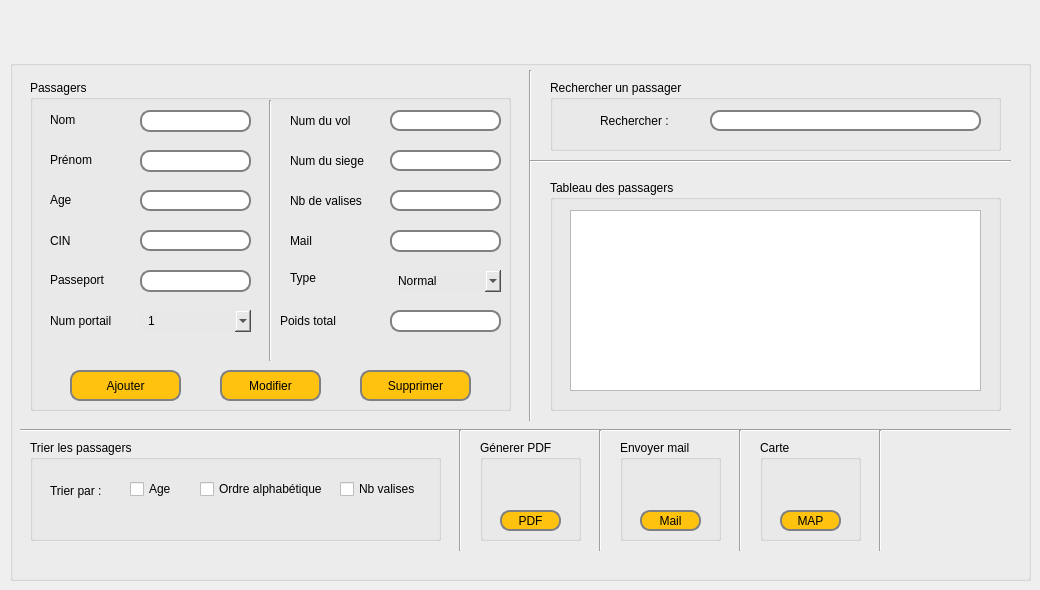
   <widget class="QWidget" name="tab_21">
    <attribute name="title">
     <string>Passagers</string>
    </attribute>
    <widget class="QGroupBox" name="groupBox_3">
     <property name="geometry">
      <rect>
       <x>10</x>
       <y>60</y>
       <width>1021</width>
       <height>521</height>
      </rect>
     </property>
     <widget class="QGroupBox" name="groupBox_20">
      <property name="geometry">
       <rect>
        <x>20</x>
        <y>20</y>
        <width>481</width>
        <height>331</height>
       </rect>
      </property>
      <property name="styleSheet">
       <string notr="true"/>
      </property>
      <property name="title">
       <string>Passagers</string>
      </property>
      <widget class="QLabel" name="label_48">
       <property name="geometry">
        <rect>
         <x>20</x>
         <y>29</y>
         <width>81</width>
         <height>21</height>
        </rect>
       </property>
       <property name="text">
        <string>Nom</string>
       </property>
      </widget>
      <widget class="QLabel" name="label_49">
       <property name="geometry">
        <rect>
         <x>20</x>
         <y>70</y>
         <width>81</width>
         <height>20</height>
        </rect>
       </property>
       <property name="text">
        <string>Prénom</string>
       </property>
      </widget>
      <widget class="QLabel" name="label_50">
       <property name="geometry">
        <rect>
         <x>20</x>
         <y>109</y>
         <width>81</width>
         <height>21</height>
        </rect>
       </property>
       <property name="text">
        <string>Age</string>
       </property>
      </widget>
      <widget class="QLineEdit" name="lineEdit_nom">
       <property name="geometry">
        <rect>
         <x>110</x>
         <y>30</y>
         <width>111</width>
         <height>22</height>
        </rect>
       </property>
       <property name="styleSheet">
        <string notr="true">background-color:rgb(255, 255, 255); 
border: 2px solid gray; 
border-radius: 10px; 
padding: 0 8px; 
selection-background-color: darkgray;</string>
       </property>
      </widget>
      <widget class="QLineEdit" name="lineEdit_prenom">
       <property name="geometry">
        <rect>
         <x>110</x>
         <y>70</y>
         <width>111</width>
         <height>22</height>
        </rect>
       </property>
       <property name="styleSheet">
        <string notr="true">background-color:rgb(255, 255, 255); 
border: 2px solid gray; 
border-radius: 10px; 
padding: 0 8px; 
selection-background-color: darkgray;</string>
       </property>
      </widget>
      <widget class="QLineEdit" name="lineEdit_valise">
       <property name="geometry">
        <rect>
         <x>360</x>
         <y>110</y>
         <width>111</width>
         <height>21</height>
        </rect>
       </property>
       <property name="styleSheet">
        <string notr="true">background-color:rgb(255, 255, 255); 
border: 2px solid gray; 
border-radius: 10px; 
padding: 0 8px; 
selection-background-color: darkgray;</string>
       </property>
      </widget>
      <widget class="QLabel" name="label_51">
       <property name="geometry">
        <rect>
         <x>20</x>
         <y>189</y>
         <width>91</width>
         <height>21</height>
        </rect>
       </property>
       <property name="text">
        <string>Passeport</string>
       </property>
      </widget>
      <widget class="QLabel" name="label_52">
       <property name="geometry">
        <rect>
         <x>260</x>
         <y>110</y>
         <width>91</width>
         <height>21</height>
        </rect>
       </property>
       <property name="text">
        <string>Nb de valises</string>
       </property>
      </widget>
      <widget class="QLineEdit" name="lineEdit_cin">
       <property name="geometry">
        <rect>
         <x>110</x>
         <y>150</y>
         <width>111</width>
         <height>21</height>
        </rect>
       </property>
       <property name="styleSheet">
        <string notr="true">background-color:rgb(255, 255, 255); 
border: 2px solid gray; 
border-radius: 10px; 
padding: 0 8px; 
selection-background-color: darkgray;</string>
       </property>
      </widget>
      <widget class="QLineEdit" name="lineEdit_pass">
       <property name="geometry">
        <rect>
         <x>110</x>
         <y>190</y>
         <width>111</width>
         <height>22</height>
        </rect>
       </property>
       <property name="styleSheet">
        <string notr="true">background-color:rgb(255, 255, 255); 
border: 2px solid gray; 
border-radius: 10px; 
padding: 0 8px; 
selection-background-color: darkgray;</string>
       </property>
      </widget>
      <widget class="QLineEdit" name="lineEdit_siege">
       <property name="geometry">
        <rect>
         <x>360</x>
         <y>70</y>
         <width>111</width>
         <height>21</height>
        </rect>
       </property>
       <property name="styleSheet">
        <string notr="true">background-color:rgb(255, 255, 255); 
border: 2px solid gray; 
border-radius: 10px; 
padding: 0 8px; 
selection-background-color: darkgray;</string>
       </property>
      </widget>
      <widget class="QLabel" name="label_53">
       <property name="geometry">
        <rect>
         <x>260</x>
         <y>30</y>
         <width>91</width>
         <height>21</height>
        </rect>
       </property>
       <property name="text">
        <string>Num du vol</string>
       </property>
      </widget>
      <widget class="QLabel" name="label_54">
       <property name="geometry">
        <rect>
         <x>260</x>
         <y>70</y>
         <width>91</width>
         <height>21</height>
        </rect>
       </property>
       <property name="text">
        <string>Num du siege</string>
       </property>
      </widget>
      <widget class="QLabel" name="label_55">
       <property name="geometry">
        <rect>
         <x>20</x>
         <y>150</y>
         <width>81</width>
         <height>21</height>
        </rect>
       </property>
       <property name="text">
        <string>CIN</string>
       </property>
      </widget>
      <widget class="QLabel" name="label_56">
       <property name="geometry">
        <rect>
         <x>260</x>
         <y>150</y>
         <width>91</width>
         <height>21</height>
        </rect>
       </property>
       <property name="text">
        <string>Mail</string>
       </property>
      </widget>
      <widget class="QLineEdit" name="lineEdit_mail">
       <property name="geometry">
        <rect>
         <x>360</x>
         <y>150</y>
         <width>111</width>
         <height>22</height>
        </rect>
       </property>
       <property name="styleSheet">
        <string notr="true">background-color:rgb(255, 255, 255); 
border: 2px solid gray; 
border-radius: 10px; 
padding: 0 8px; 
selection-background-color: darkgray;</string>
       </property>
      </widget>
      <widget class="QLineEdit" name="lineEdit_vol">
       <property name="geometry">
        <rect>
         <x>360</x>
         <y>30</y>
         <width>111</width>
         <height>21</height>
        </rect>
       </property>
       <property name="styleSheet">
        <string notr="true">background-color:rgb(255, 255, 255); 
border: 2px solid gray; 
border-radius: 10px; 
padding: 0 8px; 
selection-background-color: darkgray;</string>
       </property>
      </widget>
      <widget class="QLabel" name="label_57">
       <property name="geometry">
        <rect>
         <x>20</x>
         <y>230</y>
         <width>91</width>
         <height>21</height>
        </rect>
       </property>
       <property name="text">
        <string>Num portail</string>
       </property>
      </widget>
      <widget class="QPushButton" name="pb_ajouter">
       <property name="geometry">
        <rect>
         <x>40</x>
         <y>290</y>
         <width>111</width>
         <height>31</height>
        </rect>
       </property>
       <property name="styleSheet">
        <string notr="true">background-color:rgb(255, 195, 15);
border: 2px solid gray; 
border-radius: 10px; 
padding: 0 8px; 
selection-background-color: darkgray;</string>
       </property>
       <property name="text">
        <string>Ajouter</string>
       </property>
      </widget>
      <widget class="QPushButton" name="pb_modif">
       <property name="geometry">
        <rect>
         <x>190</x>
         <y>290</y>
         <width>101</width>
         <height>31</height>
        </rect>
       </property>
       <property name="styleSheet">
        <string notr="true">background-color:rgb(255, 195, 15);
border: 2px solid gray; 
border-radius: 10px; 
padding: 0 8px; 
selection-background-color: darkgray;</string>
       </property>
       <property name="text">
        <string>Modifier</string>
       </property>
      </widget>
      <widget class="QPushButton" name="pb_supp">
       <property name="geometry">
        <rect>
         <x>330</x>
         <y>290</y>
         <width>111</width>
         <height>31</height>
        </rect>
       </property>
       <property name="styleSheet">
        <string notr="true">background-color:rgb(255, 195, 15);
border: 2px solid gray; 
border-radius: 10px; 
padding: 0 8px; 
selection-background-color: darkgray;</string>
       </property>
       <property name="text">
        <string>Supprimer</string>
       </property>
      </widget>
      <widget class="Line" name="line">
       <property name="geometry">
        <rect>
         <x>225</x>
         <y>20</y>
         <width>31</width>
         <height>261</height>
        </rect>
       </property>
       <property name="orientation">
        <enum>Qt::Vertical</enum>
       </property>
      </widget>
      <widget class="QLineEdit" name="lineEdit_age">
       <property name="geometry">
        <rect>
         <x>110</x>
         <y>110</y>
         <width>111</width>
         <height>21</height>
        </rect>
       </property>
       <property name="styleSheet">
        <string notr="true">background-color:rgb(255, 255, 255); 
border: 2px solid gray; 
border-radius: 10px; 
padding: 0 8px; 
selection-background-color: darkgray;</string>
       </property>
      </widget>
      <widget class="QComboBox" name="comboBox_portail">
       <property name="geometry">
        <rect>
         <x>110</x>
         <y>230</y>
         <width>111</width>
         <height>22</height>
        </rect>
       </property>
       <property name="styleSheet">
        <string notr="true">background-color:rgb(232, 232, 232);
border-radius: 10px; 
padding: 0 8px;</string>
       </property>
       <item>
        <property name="text">
         <string>1</string>
        </property>
       </item>
       <item>
        <property name="text">
         <string>2</string>
        </property>
       </item>
       <item>
        <property name="text">
         <string>3</string>
        </property>
       </item>
       <item>
        <property name="text">
         <string>4</string>
        </property>
       </item>
       <item>
        <property name="text">
         <string>5</string>
        </property>
       </item>
      </widget>
      <widget class="QLabel" name="label_58">
       <property name="geometry">
        <rect>
         <x>260</x>
         <y>190</y>
         <width>56</width>
         <height>16</height>
        </rect>
       </property>
       <property name="text">
        <string>Type</string>
       </property>
      </widget>
      <widget class="QLineEdit" name="lineEdit_poids">
       <property name="geometry">
        <rect>
         <x>360</x>
         <y>230</y>
         <width>111</width>
         <height>22</height>
        </rect>
       </property>
       <property name="styleSheet">
        <string notr="true">background-color:rgb(255, 255, 255); 
border: 2px solid gray; 
border-radius: 10px; 
padding: 0 8px; 
selection-background-color: darkgray;</string>
       </property>
      </widget>
      <widget class="QComboBox" name="comboBox_type_2">
       <property name="geometry">
        <rect>
         <x>360</x>
         <y>190</y>
         <width>111</width>
         <height>22</height>
        </rect>
       </property>
       <property name="styleSheet">
        <string notr="true">background-color:rgb(232, 232, 232);
border-radius: 10px; 
padding: 0 8px;</string>
       </property>
       <item>
        <property name="text">
         <string>Normal</string>
        </property>
       </item>
       <item>
        <property name="text">
         <string>VIP</string>
        </property>
       </item>
      </widget>
      <widget class="QLabel" name="label_59">
       <property name="geometry">
        <rect>
         <x>250</x>
         <y>230</y>
         <width>91</width>
         <height>21</height>
        </rect>
       </property>
       <property name="text">
        <string>Poids total</string>
       </property>
      </widget>
     </widget>
     <widget class="QGroupBox" name="groupBox_21">
      <property name="geometry">
       <rect>
        <x>540</x>
        <y>120</y>
        <width>451</width>
        <height>231</height>
       </rect>
      </property>
      <property name="title">
       <string>Tableau des passagers</string>
      </property>
      <widget class="QTableView" name="tablePassager">
       <property name="geometry">
        <rect>
         <x>20</x>
         <y>30</y>
         <width>411</width>
         <height>181</height>
        </rect>
       </property>
      </widget>
     </widget>
     <widget class="Line" name="line_3">
      <property name="geometry">
       <rect>
        <x>10</x>
        <y>360</y>
        <width>991</width>
        <height>21</height>
       </rect>
      </property>
      <property name="orientation">
       <enum>Qt::Horizontal</enum>
      </property>
     </widget>
     <widget class="Line" name="line_4">
      <property name="geometry">
       <rect>
        <x>510</x>
        <y>10</y>
        <width>21</width>
        <height>351</height>
       </rect>
      </property>
      <property name="orientation">
       <enum>Qt::Vertical</enum>
      </property>
     </widget>
     <widget class="QGroupBox" name="groupBox_22">
      <property name="geometry">
       <rect>
        <x>540</x>
        <y>20</y>
        <width>451</width>
        <height>71</height>
       </rect>
      </property>
      <property name="title">
       <string>Rechercher un passager</string>
      </property>
      <widget class="QLabel" name="label_60">
       <property name="geometry">
        <rect>
         <x>50</x>
         <y>20</y>
         <width>91</width>
         <height>41</height>
        </rect>
       </property>
       <property name="text">
        <string>Rechercher :</string>
       </property>
      </widget>
      <widget class="QLineEdit" name="lineEdit_recherche_2">
       <property name="geometry">
        <rect>
         <x>160</x>
         <y>30</y>
         <width>271</width>
         <height>21</height>
        </rect>
       </property>
       <property name="styleSheet">
        <string notr="true">background-color:rgb(255, 255, 255); 
border: 2px solid gray; 
border-radius: 10px; 
padding: 0 8px; 
selection-background-color: darkgray;</string>
       </property>
      </widget>
     </widget>
     <widget class="Line" name="line_6">
      <property name="geometry">
       <rect>
        <x>520</x>
        <y>91</y>
        <width>481</width>
        <height>21</height>
       </rect>
      </property>
      <property name="orientation">
       <enum>Qt::Horizontal</enum>
      </property>
     </widget>
     <widget class="QGroupBox" name="groupBox_23">
      <property name="geometry">
       <rect>
        <x>470</x>
        <y>380</y>
        <width>101</width>
        <height>101</height>
       </rect>
      </property>
      <property name="title">
       <string>Génerer PDF</string>
      </property>
      <widget class="QPushButton" name="pushButton_PDF">
       <property name="geometry">
        <rect>
         <x>20</x>
         <y>70</y>
         <width>61</width>
         <height>21</height>
        </rect>
       </property>
       <property name="styleSheet">
        <string notr="true">background-color:rgb(255, 195, 15);
border: 2px solid gray; 
border-radius: 10px; 
padding: 0 8px; 
selection-background-color: darkgray;</string>
       </property>
       <property name="text">
        <string>PDF</string>
       </property>
      </widget>
      <widget class="QLabel" name="label_pdf">
       <property name="geometry">
        <rect>
         <x>30</x>
         <y>20</y>
         <width>51</width>
         <height>41</height>
        </rect>
       </property>
       <property name="text">
        <string/>
       </property>
      </widget>
     </widget>
     <widget class="QGroupBox" name="groupBox_24">
      <property name="geometry">
       <rect>
        <x>610</x>
        <y>380</y>
        <width>101</width>
        <height>101</height>
       </rect>
      </property>
      <property name="title">
       <string>Envoyer mail</string>
      </property>
      <widget class="QPushButton" name="pushButton_mail">
       <property name="geometry">
        <rect>
         <x>20</x>
         <y>70</y>
         <width>61</width>
         <height>21</height>
        </rect>
       </property>
       <property name="styleSheet">
        <string notr="true">background-color:rgb(255, 195, 15);
border: 2px solid gray; 
border-radius: 10px; 
padding: 0 8px; 
selection-background-color: darkgray;</string>
       </property>
       <property name="text">
        <string>Mail</string>
       </property>
      </widget>
      <widget class="QLabel" name="label_mail">
       <property name="geometry">
        <rect>
         <x>30</x>
         <y>20</y>
         <width>51</width>
         <height>41</height>
        </rect>
       </property>
       <property name="text">
        <string/>
       </property>
      </widget>
     </widget>
     <widget class="QGroupBox" name="groupBox_25">
      <property name="geometry">
       <rect>
        <x>20</x>
        <y>380</y>
        <width>411</width>
        <height>101</height>
       </rect>
      </property>
      <property name="title">
       <string>Trier les passagers</string>
      </property>
      <widget class="QLabel" name="label_61">
       <property name="geometry">
        <rect>
         <x>20</x>
         <y>30</y>
         <width>61</width>
         <height>41</height>
        </rect>
       </property>
       <property name="text">
        <string>Trier par : </string>
       </property>
      </widget>
      <widget class="QCheckBox" name="checkBox_age">
       <property name="geometry">
        <rect>
         <x>100</x>
         <y>40</y>
         <width>51</width>
         <height>18</height>
        </rect>
       </property>
       <property name="text">
        <string>Age</string>
       </property>
      </widget>
      <widget class="QCheckBox" name="checkBox_alphabet">
       <property name="geometry">
        <rect>
         <x>170</x>
         <y>40</y>
         <width>131</width>
         <height>18</height>
        </rect>
       </property>
       <property name="text">
        <string>Ordre alphabétique</string>
       </property>
      </widget>
      <widget class="QCheckBox" name="checkBox_3">
       <property name="geometry">
        <rect>
         <x>310</x>
         <y>40</y>
         <width>91</width>
         <height>18</height>
        </rect>
       </property>
       <property name="text">
        <string>Nb valises</string>
       </property>
      </widget>
     </widget>
     <widget class="Line" name="line_7">
      <property name="geometry">
       <rect>
        <x>440</x>
        <y>370</y>
        <width>21</width>
        <height>121</height>
       </rect>
      </property>
      <property name="orientation">
       <enum>Qt::Vertical</enum>
      </property>
     </widget>
     <widget class="Line" name="line_8">
      <property name="geometry">
       <rect>
        <x>580</x>
        <y>370</y>
        <width>20</width>
        <height>121</height>
       </rect>
      </property>
      <property name="orientation">
       <enum>Qt::Vertical</enum>
      </property>
     </widget>
     <widget class="Line" name="line_9">
      <property name="geometry">
       <rect>
        <x>720</x>
        <y>370</y>
        <width>21</width>
        <height>121</height>
       </rect>
      </property>
      <property name="orientation">
       <enum>Qt::Vertical</enum>
      </property>
     </widget>
     <widget class="Line" name="line_10">
      <property name="geometry">
       <rect>
        <x>860</x>
        <y>370</y>
        <width>21</width>
        <height>121</height>
       </rect>
      </property>
      <property name="orientation">
       <enum>Qt::Vertical</enum>
      </property>
     </widget>
     <widget class="QGroupBox" name="groupBox_26">
      <property name="geometry">
       <rect>
        <x>750</x>
        <y>380</y>
        <width>101</width>
        <height>101</height>
       </rect>
      </property>
      <property name="title">
       <string>Carte</string>
      </property>
      <widget class="QPushButton" name="pushButton_map">
       <property name="geometry">
        <rect>
         <x>20</x>
         <y>70</y>
         <width>61</width>
         <height>21</height>
        </rect>
       </property>
       <property name="styleSheet">
        <string notr="true">background-color:rgb(255, 195, 15);
border: 2px solid gray; 
border-radius: 10px; 
padding: 0 8px; 
selection-background-color: darkgray;</string>
       </property>
       <property name="text">
        <string>MAP</string>
       </property>
      </widget>
      <widget class="QLabel" name="label_map">
       <property name="geometry">
        <rect>
         <x>30</x>
         <y>20</y>
         <width>51</width>
         <height>41</height>
        </rect>
       </property>
       <property name="text">
        <string/>
       </property>
      </widget>
     </widget>
     <widget class="QLabel" name="qrcode_2">
      <property name="geometry">
       <rect>
        <x>890</x>
        <y>370</y>
        <width>121</width>
        <height>121</height>
       </rect>
      </property>
      <property name="text">
       <string/>
      </property>
     </widget>
    </widget>
   </widget>
